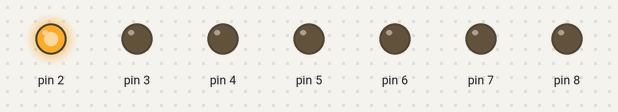
Bench run of a sketch on a simulated Arduino Uno, built with avr-gcc and run on an emulated ATmega328P. Parts: output pins drawn as LEDs (lit = HIGH).

Above: at 0.05 s.
At 0.55 s:
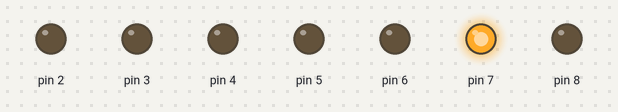
At 1.05 s:
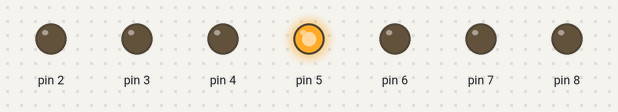
At 1.55 s:
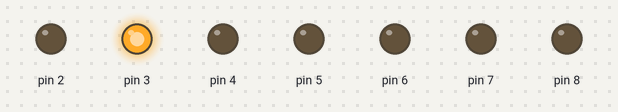
At 2.1 s:
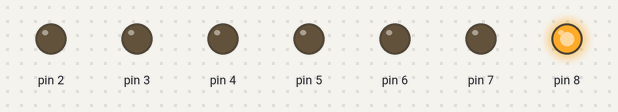
At 3.05 s:
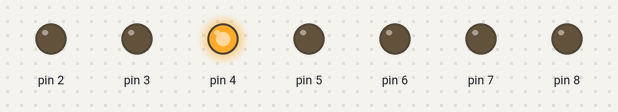
Timing chart, 0 to 3.4 s (numbered marks = the images above):
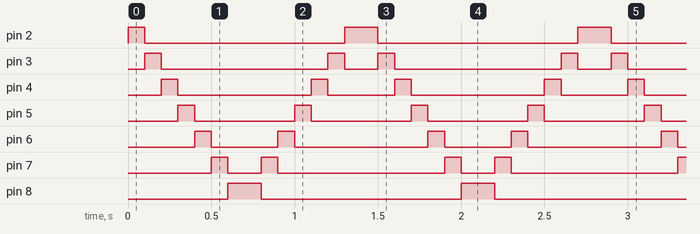

Measured:
- by itself, pin 2: repeats every 1.4 s: LOW 1.2 s, HIGH 0.20 s
- by itself, pin 3: repeats every 1.4 s: LOW 1.0 s, HIGH 0.10 s, LOW 0.20 s, HIGH 0.10 s
- by itself, pin 4: repeats every 1.4 s: LOW 0.80 s, HIGH 0.10 s, LOW 0.40 s, HIGH 0.10 s
- by itself, pin 5: alternates HIGH for 0.10 s and LOW for 0.60 s
- by itself, pin 6: repeats every 1.4 s: LOW 0.40 s, HIGH 0.10 s, LOW 0.80 s, HIGH 0.10 s
- by itself, pin 7: repeats every 1.4 s: LOW 0.20 s, HIGH 0.10 s, LOW 1.0 s, HIGH 0.10 s
- by itself, pin 8: alternates HIGH for 0.20 s and LOW for 1.2 s

The sketch:

pengulangan.ino
```cpp
int timer = 100; // delay. Semakin tinggi angkanya,
void setup() {
// gunakan loop for untuk menginisialisasi setiap pin sebagai
output:
for (int ledPin = 2; ledPin < 9; ledPin++) {
pinMode(ledPin, OUTPUT);
}
}
void loop() {
// looping dari pin rendah ke tinggi
for (int ledPin = 2; ledPin < 9; ledPin++) {
// hidupkan LED pin nya:
digitalWrite(ledPin, HIGH);
delay(timer);
// matikan pin LED nya:
digitalWrite(ledPin, LOW);
}
// looping dari pin yang tinggi ke yang rendah
for (int ledPin = 8; ledPin >= 2; ledPin--) {
// menghidupkan pin:
digitalWrite(ledPin, HIGH);
delay(timer);
// mematikan pin:
digitalWrite(ledPin, LOW);
}
}
```
